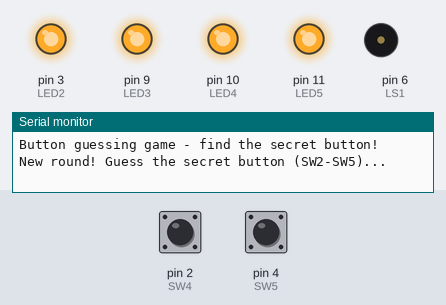
Simulated run of this sketch. Board: Arduino Uno, built with avr-gcc and run on an emulated ATmega328P. Parts: output pins drawn as LEDs (lit = HIGH), buzzer (waves = sounding), the last lines printed to the serial monitor. The inputs (shaded band) are chosen by the test bench; at power-on: pin 2 (SW4) HIGH, pin 4 (SW5) HIGH. Random numbers use the default seed unless the sketch sets one; pins used as bus, display or sensor lines are not drawn.

Above: at 3.2 s.
3.3 s: pin 2 (SW4) pulled LOW for 0.15 s
At 4.0 s:
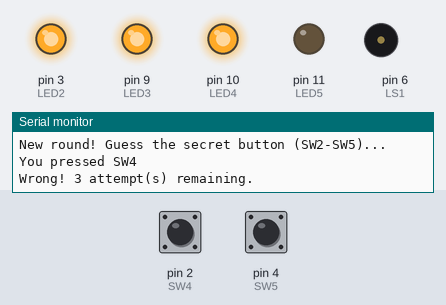
5.0 s: pin 4 (SW5) pulled LOW for 0.15 s
At 6.4 s:
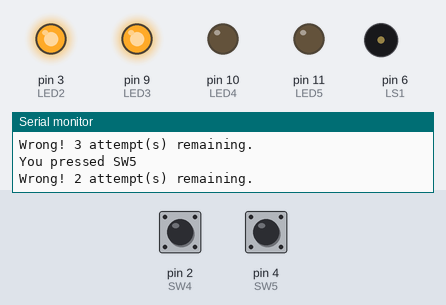
6.7 s: pin 2 (SW4) pulled LOW for 1 s
At 9.0 s:
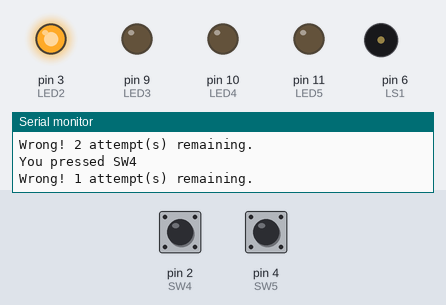
9.3 s: pin 4 (SW5) pulled LOW for 1 s
At 10.55 s:
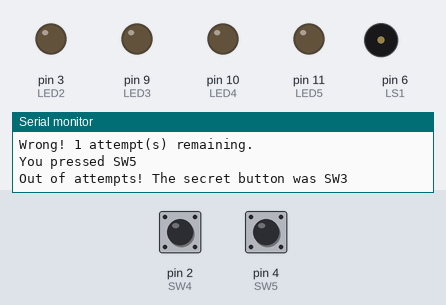
11.9 s: pin 4 (SW5) pulled LOW for 3.2 s
At 15.15 s:
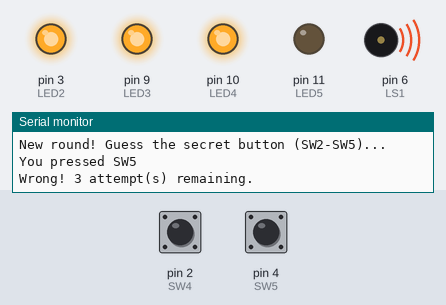
16.7 s: pin 2 (SW4) pulled LOW for 3.2 s
At 19.95 s:
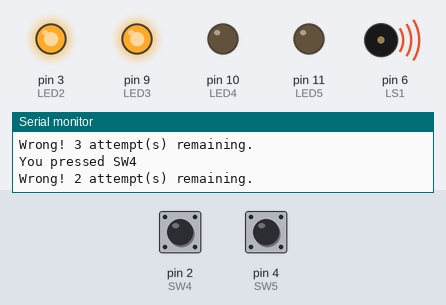
Timing chart, 0 to 21.5 s (numbered marks = the images above; inputs shaded):
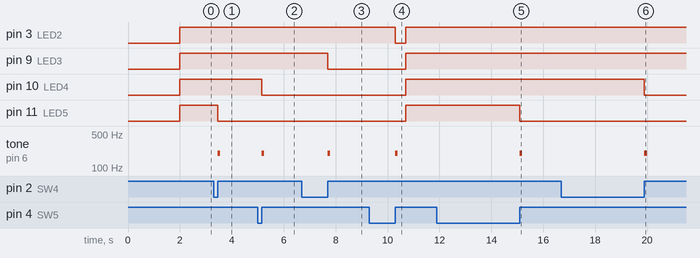

Measured:
- after the input at 3.3 s, pin 11 (LED5): HIGH → LOW after 0.15 s; tone on pin 6 (LS1): silent → 200 Hz after 0.15 s, → silent 0.10 s later
- after the input at 5.0 s, pin 10 (LED4): HIGH → LOW after 0.15 s; tone on pin 6 (LS1): silent → 200 Hz after 0.15 s, → silent 0.10 s later
- after the input at 6.7 s, pin 9 (LED3): HIGH → LOW after 1.0 s; tone on pin 6 (LS1): silent → 200 Hz after 1.0 s, → silent 0.10 s later
- after the input at 9.3 s, pin 3 (LED2): HIGH → LOW after 1.0 s, → HIGH 0.40 s later; pin 9 (LED3), pin 10 (LED4), pin 11 (LED5): LOW → HIGH after 1.4 s; tone on pin 6 (LS1): silent → 200 Hz after 1.0 s, → silent 0.10 s later
- after the input at 11.9 s, pin 11 (LED5): HIGH → LOW after 3.2 s; tone on pin 6 (LS1): silent → 200 Hz after 3.2 s, → silent 0.10 s later
- after the input at 16.7 s, pin 10 (LED4): HIGH → LOW after 3.2 s; tone on pin 6 (LS1): silent → 200 Hz after 3.2 s, → silent 0.10 s later

The sketch:

Activity_B08_Functions.ino
```cpp
/* ================================================================================
Beginner Activity 8: Functions [Activity-B08-Functions]
Version: 1.2
Updated: September 10, 2026

Platform: mirobo.tech ARPS-2 circuit (any configuration)
Requires: ARPS2.h header file
=================================================================================*/
// IMPORTANT: Make sure that ARPS2.h is accessible as a tab in this project.
#include "ARPS2.h"      // Define ARPS-2 I/O devices

// ---- Program Constants ----------------
const int FLASH_DELAY = 100;
const int STEP_DELAY = 400;
const int MAX_ATTEMPTS = 4;

// ---- Program Variables ----------------
int target = 0;
int attempts = 0;


// ---- Program Functions ----------------

void clear_leds()
{
    // Turn off all four LEDs.
    for (int i = 0; i < 4; i++)
    {
        digitalWrite(LEDS[i], LOW);
    }
}

void indicate_attempts(int count)
{
    // Light LEDs to show remaining attempts: 4 lit = 4 remaining, etc.
    digitalWrite(LED2, count >= 1 ? HIGH : LOW);
    digitalWrite(LED3, count >= 2 ? HIGH : LOW);
    digitalWrite(LED4, count >= 3 ? HIGH : LOW);
    digitalWrite(LED5, count >= 4 ? HIGH : LOW);
}

int read_keypad()
{
    // Wait for any pushbutton to be pressed and released.
    // Returns the button number (2, 3, 4, or 5) when released.
    int key = 0;
    while (key == 0)
    {
        if (digitalRead(SW2) == LOW) key = 2;
        else if (digitalRead(SW3) == LOW) key = 3;
        else if (digitalRead(SW4) == LOW) key = 4;
        else if (digitalRead(SW5) == LOW) key = 5;
    }
    while (digitalRead(SW2) == LOW || digitalRead(SW3) == LOW ||
           digitalRead(SW4) == LOW || digitalRead(SW5) == LOW) {}
    return key;
}


void setup()
{
    // Configure Arduino UNO status LED as output
    pinMode(LED_BUILTIN, OUTPUT);
    digitalWrite(LED_BUILTIN, HIGH);    // Status LED on

    // Configure ARPS-2 LEDs as outputs
    pinMode(LED2, OUTPUT);
    pinMode(LED3, OUTPUT);
    pinMode(LED4, OUTPUT);
    pinMode(LED5, OUTPUT);

    // Configure ARPS-2 pushbuttons as inputs
    // NOTE: This game uses all four buttons as independent keys, with
    // no button left over to give up - this activity assumes an
    // Arduino UNO R4 (Minima or WiFi), since SW2 and SW3 are shared
    // with the USB serial port on Arduino UNO Rev 3.
    pinMode(SW2, INPUT_PULLUP);
    pinMode(SW3, INPUT_PULLUP);
    pinMode(SW4, INPUT_PULLUP);
    pinMode(SW5, INPUT_PULLUP);

    Serial.begin(9600);                 // Initialize serial output for debugging
    delay(2000);                        // Give the Serial Monitor time to connect
    randomSeed(millis());               // Seed using elapsed time since boot

    Serial.println("Button guessing game - find the secret button!");
}

void loop()
{
    // Start a new round
    target = random(2, 6);              // Random number 2-5
    attempts = MAX_ATTEMPTS;
    indicate_attempts(attempts);
    Serial.println("New round! Guess the secret button (SW2-SW5)...");

    // Play the round
    while (attempts > 0)
    {
        int key = read_keypad();
        Serial.print("You pressed SW");
        Serial.println(key);

        if (key == target)
        {
            Serial.print("Correct! You found it in ");
            Serial.print(MAX_ATTEMPTS - attempts + 1);
            Serial.println(" guess(es)!");
            for (int i = 0; i < 3; i++)
            {
                tone(LS1, 4000, FLASH_DELAY);
                delay(FLASH_DELAY * 2);
            }
            clear_leds();
            delay(STEP_DELAY);
            attempts = 0;               // Exit the inner loop to start a new round
        }
        else
        {
            attempts--;
            tone(LS1, 200, FLASH_DELAY);
            indicate_attempts(attempts);
            if (attempts > 0)
            {
                Serial.print("Wrong! ");
                Serial.print(attempts);
                Serial.println(" attempt(s) remaining.");
            }
            else
            {
                Serial.print("Out of attempts! The secret button was SW");
                Serial.println(target);
                delay(STEP_DELAY);
                clear_leds();
            }
        }
    }
}


/* ================================================================================
Guided Exploration
================================================================================

Every program in this curriculum has used functions. Every time you
have written 'tone()', 'digitalWrite()', or 'delay()', you have been
calling a function - passing it information and letting it do a job.
'setup()' and 'loop()' are themselves functions, called automatically
by the Arduino runtime. This activity reveals how functions work and
shows you how to define your own.

The three functions in this program are introduced in order of
increasing complexity, and together they cover the three essential
forms: a function with no arguments and no return value, a function
with an argument and no return value, and a function with no
arguments that returns a value.

--------------------------------------------------------------------------------
GE 1 - The three function forms
--------------------------------------------------------------------------------

Functions are named blocks of code that can be called from anywhere
in a program. They can receive input values called arguments, and
they can send back a result called a return value.

Look at the three functions defined before setup(). In Arduino C,
every function must declare its return type before its name: 'void'
means the function returns nothing, and 'int' means it returns an
integer. Their signatures show the three forms at a glance:

Example code:

void clear_leds()           // No arguments, no return value
void indicate_attempts(int count)  // One argument, no return value
int read_keypad()           // No arguments, returns an int

Identify at least five other function calls already in this program.
For each one, note whether it receives arguments, returns a value, or
both. 'random(2, 6)' is a good starting point - it takes two
arguments and returns the random number it generates.

--------------------------------------------------------------------------------
GE 2 - Defining a function
--------------------------------------------------------------------------------

In Arduino C, a function definition has three parts: the return type,
the function name, and the body in curly braces. Look at
'clear_leds()':

Example code:

void clear_leds()
{
    // Turn off all four LEDs.
    for (int i = 0; i < 4; i++)
    {
        digitalWrite(LEDS[i], LOW);
    }
}

The 'void' return type means this function performs a task but sends
no value back. Everything between the curly braces is the function
body - the code that runs each time the function is called.

Notice that 'clear_leds()' doesn't refer to LED2 through LED5
individually - it loops over 'LEDS[]', the array of LED pin numbers
previewed in Activity 7, GE 4. This is the same iteration technique,
now put to real use.

Count how many times 'clear_leds()' is called in the program. How
many lines of code would the program contain if each call were
replaced with the four individual digitalWrite() statements?

The reduction in repeated lines is only part of the benefit. What
would happen if the circuit were redesigned to add a fifth LED?
If ARPS2.h's LEDS[] array were updated to include it, would
the function need to change? Would any part of the program that calls
it need to change? This single-point-of-change property (or, in this
case, no-point-of-change at all) is one of the most important reasons
to use functions, even for short tasks.

--------------------------------------------------------------------------------
GE 3 - Parameters and local variables
--------------------------------------------------------------------------------

The 'indicate_attempts(int count)' function receives one argument.
The declaration 'int count' in the function header means the function
expects an integer argument and will refer to it internally as the
'count' variable. Variables in the function header are called parameters.

Look at how 'count' is used inside the function body:

Example code:

void indicate_attempts(int count)
{
    digitalWrite(LED2, count >= 1 ? HIGH : LOW);
    digitalWrite(LED3, count >= 2 ? HIGH : LOW);
    digitalWrite(LED4, count >= 3 ? HIGH : LOW);
    digitalWrite(LED5, count >= 4 ? HIGH : LOW);
}

When loop() calls 'indicate_attempts(attempts)' with attempts equal
to 4, all four LEDs light up. As wrong guesses reduce attempts, the
function is called again and LEDs extinguish one by one.

Trace through the function for each possible value of count (0
through 4) and describe which LEDs would be lit. What would the LEDs
show if count were somehow 5 or greater? Verify your predictions by
running the program.

The parameter 'count' is a local variable - it only exists inside
'indicate_attempts()' and is destroyed when the function returns.
What would happen if you tried to use 'count' in loop()? Try it and
observe the compiler error.

--------------------------------------------------------------------------------
GE 4 - The return statement
--------------------------------------------------------------------------------

The 'read_keypad()' function uses the 'return' statement to send a
value back to the code that calls it:

Example code:

int key = read_keypad();

The 'int' before 'key' declares key as an integer variable, and it
receives whatever value 'read_keypad()' returned - the number of the
button that was pressed (2, 3, 4, or 5). That value is then assigned
to 'key' and can be used like any other variable. The return type in
the function header ('int read_keypad()') must match the type of the
value being returned.

Look at the two loops inside 'read_keypad()'. The first loop waits
until a button is pressed and records which one. The second loop -
with an empty body '{}' - waits until all buttons are released before
returning. Why are both loops necessary? What would happen if the
second loop were removed and the function returned 'key' immediately
after detecting a press? Think about how loop() would behave on the
very next call to 'read_keypad()'.

--------------------------------------------------------------------------------
GE 5 - Definition order
--------------------------------------------------------------------------------

In Arduino C, functions must be defined before they are called, or
the compiler needs to know their full signature in advance. In this
program, all three functions are defined before setup() and loop(),
so the compiler encounters their definitions before any calls to
them.

Try moving the entire 'clear_leds()' function definition to after
loop(). What happens when you try to compile? The error may mention
'was not declared in this scope'. What does this tell you about how
the Arduino compiler processes a program file?

--------------------------------------------------------------------------------
GE 6 - The ternary operator in a function
--------------------------------------------------------------------------------

The 'indicate_attempts()' function is a compact example of using a
parameter as meaningful data rather than just a count. The ternary
operator '?' selects HIGH or LOW based on a comparison - the same
pattern used in the for loop displays in Activity 7.

Rewrite 'indicate_attempts()' using four 'if'/'else' blocks instead
of the ternary approach, and verify that the program still behaves
identically. Which version do you find easier to read and why?

This exercise illustrates an important principle: a function's
external behaviour - what it does when called - is separate from its
internal implementation - how it does it. Code that calls the
function only sees the result; the implementation can be changed
freely as long as the result stays the same.

--------------------------------------------------------------------------------
GE 7 - Function composition
--------------------------------------------------------------------------------

The 'indicate_attempts()' function currently sets the LEDs directly,
but the caller is responsible for turning them off at the right
moment. A tidier design would have 'indicate_attempts()' call
'clear_leds()' as its first action, so it always starts from a known
state before lighting the appropriate LEDs.

A function calling another function is called function composition -
complex behaviour built from simpler named pieces. Modify
'indicate_attempts()' to call 'clear_leds()' as its first action,
then remove the separate 'clear_leds()' call from the wrong-guess
branch in loop(). The program should behave identically.

What does this change tell you about how behaviour can be moved into
functions without affecting the visible result? What is the advantage
of 'indicate_attempts()' managing its own cleanup rather than relying
on the caller to do it?

--------------------------------------------------------------------------------
GE 8 - Default parameter values
--------------------------------------------------------------------------------

Open ARPS2.h and read through the inline helper functions defined
there - 'left_motor_forward()', 'temp_level()', and others.

Each inline function follows the same pattern you have been learning
in this activity: a return type, a name, a parameter list (possibly
empty), and a body. The 'inline' keyword is an instruction to the
compiler to insert the function's code directly at each call site
rather than making a traditional function call - a small efficiency
improvement that has no effect on how you write or call the function.

Choose any two inline functions from the header and answer these
questions for each: What does it return? What arguments does it
accept? What does its body do, and does it call any other functions?

Arduino's built-in 'tone()' function accepts an optional third
argument (duration). What would happen if you called 'tone(LS1, 440)'
without a duration - would the tone stop on its own? Try it: the
hardware timer will keep the tone playing until 'noTone(LS1)' is
called explicitly to stop it. Arduino C supports optional arguments
through default parameter values, declared in the function header
like this:

Example code:

void tone(pin, frequency, duration = 0);

You have been relying on this behaviour throughout the curriculum.
Which of the three functions you wrote in this activity could benefit
from a default parameter value, and what would that default be?


================================================================================
Extension Activities
================================================================================

These activities build on the three functions already in the starter
program. As you add new functions, keep loop() focused on program
flow - it should read clearly as a sequence of named actions, with
the details handled inside the functions themselves.

--------------------------------------------------------------------------------
EA 1 - win_signal() and lose_signal()
--------------------------------------------------------------------------------

Add a 'win_signal()' function and a 'lose_signal()' function to the
starter program, each encapsulating the tone and LED behaviour for
their respective outcomes. Replace the inline win and lose code in
loop() with calls to these functions.

After this change, the inner 'while (attempts > 0)' loop should read
almost like plain English: get a key, check if it matches, call the
appropriate signal function, update the display. How does moving the
signal behaviour into named functions change the readability of
loop()?

--------------------------------------------------------------------------------
EA 2 - flash_led(int led, int times)
--------------------------------------------------------------------------------

Write a 'flash_led(int led, int times)' function that flashes a
specified LED a specified number of times with a short delay between
each flash. In Arduino C, LED pin numbers are integers, so passing
'LED2' to the function passes the integer pin number defined in
ARPS2.h - inside the function, 'led' can be used directly in
digitalWrite() calls just like LED2 would be.

Use this function to create distinct win and lose signals that use
different LEDs and flash counts, replacing the simpler tone-only
signals from EA 1.

This demonstrates that a single well-written function can produce
several distinct outputs depending on its arguments.

--------------------------------------------------------------------------------
EA 3 - Confirmation tones in read_keypad()
--------------------------------------------------------------------------------

Modify 'read_keypad()' to also play a brief confirmation tone when a
button press is detected - before the release loop. Each button
should play a different frequency so the player can identify which
button was pressed by sound alone: SW2=500Hz, SW3=750Hz, SW4=1000Hz,
SW5=1250Hz (or choose your own frequencies).

This adds behaviour to the function without changing its interface -
the calling code still uses 'int key = read_keypad()' and receives
the same return values. What does this tell you about the advantage
of encapsulating behaviour in functions?

--------------------------------------------------------------------------------
EA 4 - choose_target()
--------------------------------------------------------------------------------

Write a 'choose_target()' function that uses 'random()' to return a
randomly chosen button number (2, 3, 4, or 5). Replace the direct
'random(2, 6)' call in loop() with a call to this new function.

This may seem like a small change for little gain, but consider: if
you later wanted to change the selection logic - weighting certain
buttons more heavily, or avoiding the same button twice in a row -
you would only need to change 'choose_target()', not every place in
the program that picks a target. This is called encapsulating the
selection logic, and it is one of the main reasons functions are used
even for short tasks.

--------------------------------------------------------------------------------
EA 5 - Refactor the combination lock
--------------------------------------------------------------------------------

Refactor the combination lock from Activity 6's Combination Lock
Project into a cleaner version using the three functions from this
activity. (If you haven't completed that project yet, you can build a
fresh combination lock now using these three functions from the
start.) The combination lock requires the player to press a specific
sequence of buttons in order. Use:

 - 'read_keypad()' to get each button press
 - 'indicate_attempts(step)' to light LEDs showing how many steps of
   the sequence have been completed correctly
 - 'clear_leds()' to reset the display on a wrong press

The main program logic in loop() should fit in around 15 lines.
Compare this version with your Activity 6 combination lock program.
What specifically did moving code into functions change about the
structure and readability of loop()?

As an extension, add a second parameter to 'indicate_attempts()' so
it can accept 'indicate_attempts(int step, bool success)' where
'success' controls whether the LEDs flash briefly before clearing on
a wrong entry. How does adding a second parameter change the
function's interface, and what changes are needed wherever the
function is called?

*/
```

Source omitted: ARPS2.h (10075 bytes)
